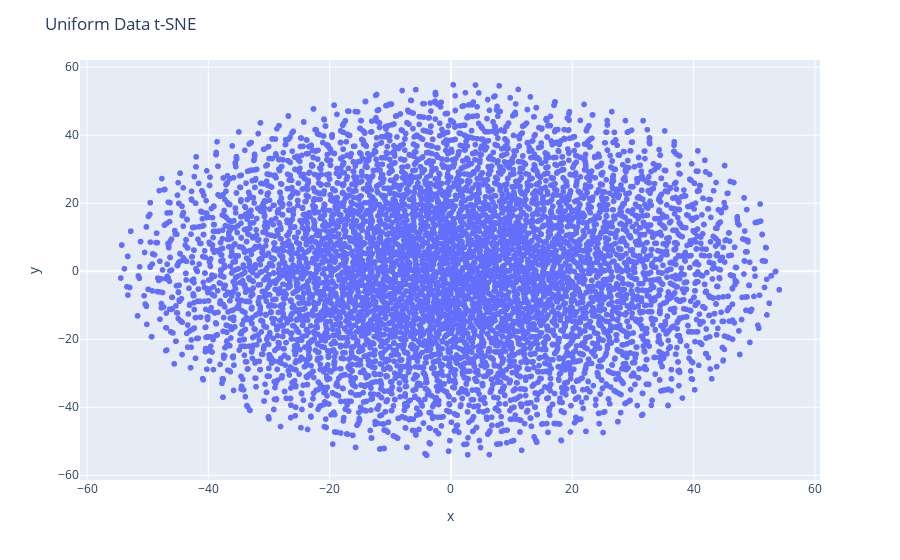

The code cell stored with this chart in its notebook:
### Code cell
# Plot 2D t-SNE plot
plot_t_sne_scatter(uniform_data_sample, save_dir / 'uniform_t_sne_2d.png', perplexity=30, title='Uniform Data t-SNE')

### Figure 1 — Plotly figure (JSON) as saved in the notebook; plotly's stock layout.template omitted (floating-point values rounded to 4 significant figures; data arrays with more than 128 entries replaced by an {"elided": "..."} marker saying what was removed)
{"data": [{"hovertemplate": "x=%{x}<br>y=%{y}<extra></extra>", "legendgroup": "", "marker": {"color": "#636efa", "symbol": "circle"}, "mode": "markers", "name": "", "showlegend": false, "type": "scattergl", "x": {"elided": "10000 float values"}, "xaxis": "x", "y": {"elided": "10000 float values"}, "yaxis": "y"}], "layout": {"legend": {"tracegroupgap": 0}, "margin": {"t": 60}, "title": {"text": "Uniform Data t-SNE"}, "xaxis": {"anchor": "y", "domain": [0, 1], "title": {"text": "x"}}, "yaxis": {"anchor": "x", "domain": [0, 1], "title": {"text": "y"}}}}
